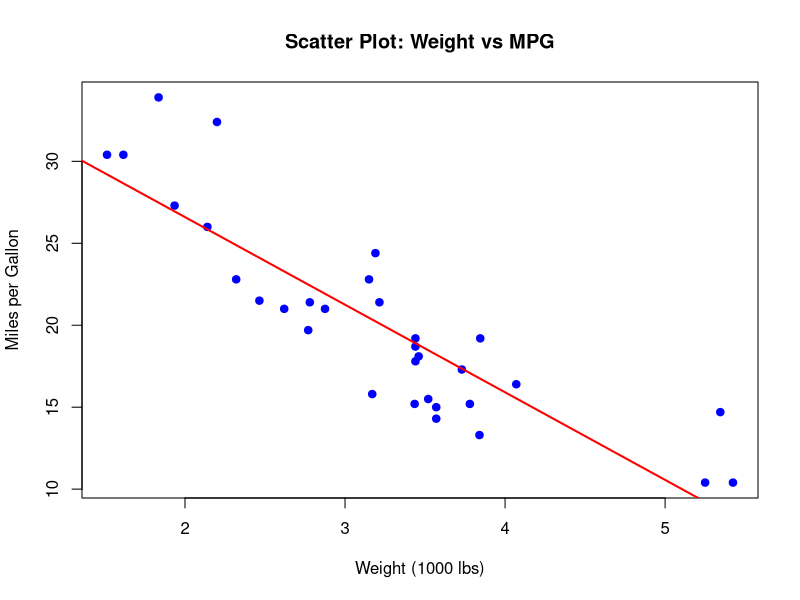
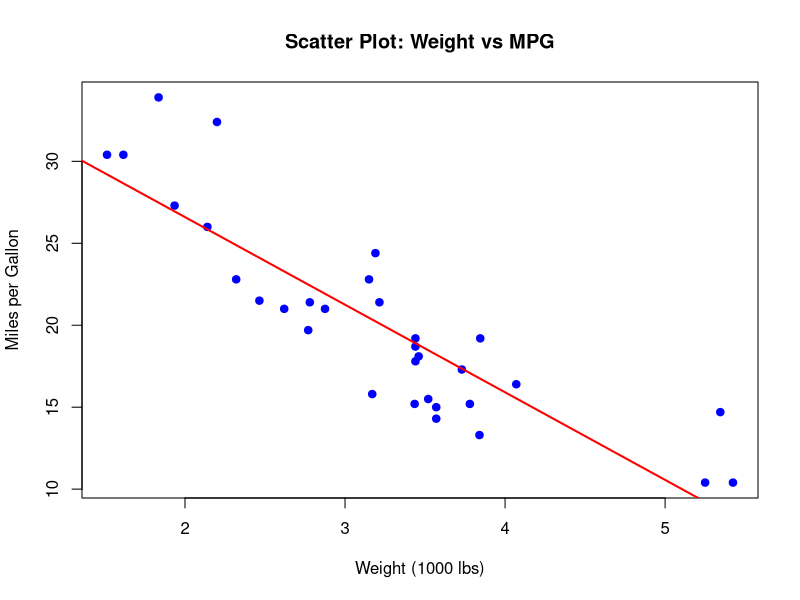

These charts were generated, in order, by the following R code:
# R script to create a scatter plot and save it with a random filename

# Generate random filename
random_name <- paste0("scatter_plot_", sample(10000:99999, 1), ".png")

# Create the scatter plot
plot(mtcars$wt, mtcars$mpg, 
     main="Scatter Plot: Weight vs MPG", 
     xlab="Weight (1000 lbs)", 
     ylab="Miles per Gallon",
     pch=19, 
     col="blue")

# Add a regression line
abline(lm(mpg ~ wt, data=mtcars), col="red", lwd=2)

# Save the plot with the random filename
png(random_name, width=800, height=600)
plot(mtcars$wt, mtcars$mpg, 
     main="Scatter Plot: Weight vs MPG", 
     xlab="Weight (1000 lbs)", 
     ylab="Miles per Gallon",
     pch=19, 
     col="blue")
abline(lm(mpg ~ wt, data=mtcars), col="red", lwd=2)
dev.off()

cat("Scatter plot saved as:", random_name, "\n")
